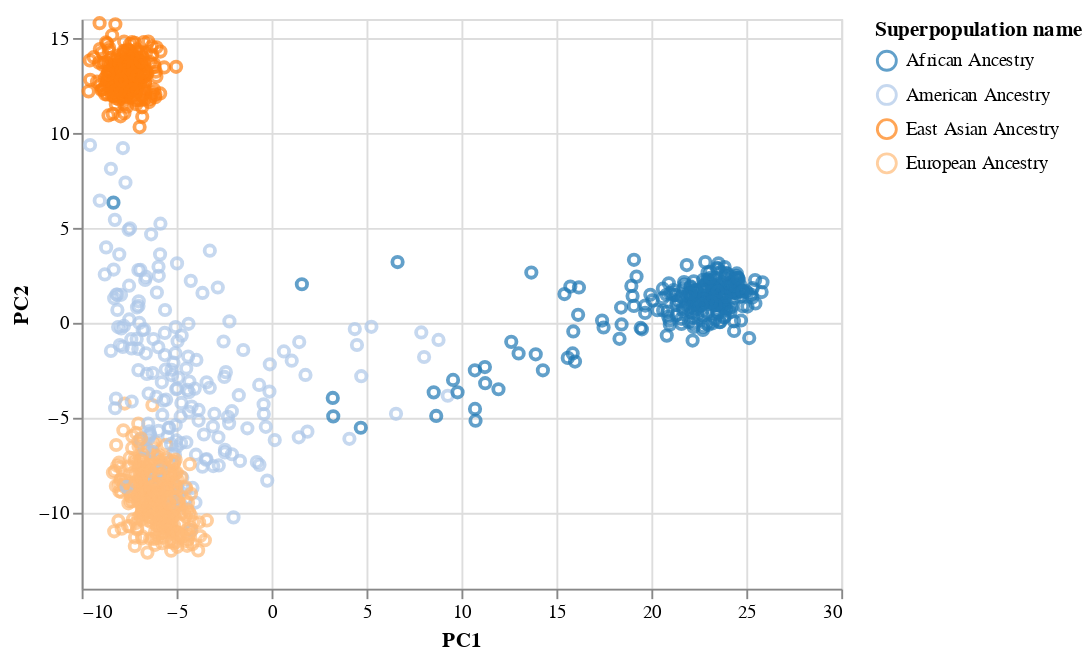

Notebook code cell kept with this figure:
### Code cell
alt.Chart(df_merge).mark_point().encode(
x='PC1',
y='PC2',
color=alt.Color('Superpopulation name', scale=alt.Scale(scheme='category20')),
)

### Figure 1 — Vega-Lite specification as saved in the notebook (floating-point values rounded to 4 significant figures; data arrays with more than 128 entries replaced by an {"elided": "..."} marker saying what was removed)
{"config": {"view": {"continuousWidth": 400, "continuousHeight": 300}}, "data": {"name": "data-42632330ddae0702f45c0a8e390c5dec"}, "mark": "point", "encoding": {"color": {"field": "Superpopulation name", "scale": {"scheme": "category20"}, "type": "nominal"}, "x": {"field": "PC1", "type": "quantitative"}, "y": {"field": "PC2", "type": "quantitative"}}, "$schema": "https://vega.github.io/schema/vega-lite/v4.17.0.json", "datasets": {"data-42632330ddae0702f45c0a8e390c5dec": {"elided": "1092 records"}}}
